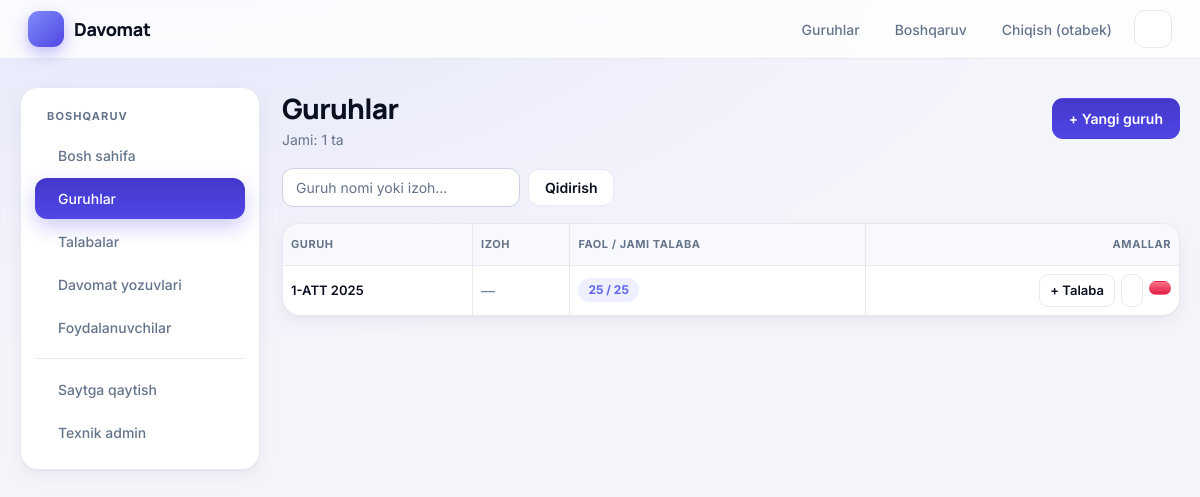
The page /panel/guruhlar/ (signed in) on the database its author committed.
### davomatapp/models.py (models this page shows, shortened)
class Group(models.Model):
    name = models.CharField("Guruh nomi", max_length=100, unique=True)
    description = models.CharField("Izoh", max_length=255, blank=True)
    created_at = models.DateTimeField("Yaratilgan", auto_now_add=True)
    class Meta:
        verbose_name = "Guruh"
        verbose_name_plural = "Guruhlar"
        ordering = ["name"]

### davomatapp/panel_views.py (the view)
# urls.py: path("guruhlar/", v.groups, name="panel_groups"),
@staff_required
def groups(request):
    q = request.GET.get("q", "").strip()
    qs = Group.objects.annotate(
        student_count=Count("students"),
        active_count=Count("students", filter=Q(students__is_active=True)),
    )
    if q:
        qs = qs.filter(Q(name__icontains=q) | Q(description__icontains=q))
    page, qs_params = _paginate(request, qs)
    return render(
        request,
        "davomatapp/panel/groups.html",
        {"section": "groups", "page": page, "qs": qs_params, "q": q},
    )

### davomatapp/panel_views.py (called while the page is built)
def staff_required(view):
    @login_required
    @wraps(view)
    def wrapper(request, *args, **kwargs):
        if not request.user.is_staff:
            raise PermissionDenied
        return view(request, *args, **kwargs)
    return wrapper

def _paginate(request, qs, per_page=PER_PAGE):
    page = Paginator(qs, per_page).get_page(request.GET.get("page"))
    params = request.GET.copy()
    params.pop("page", None)
    return page, params.urlencode()

### davomatapp/templates/davomatapp/panel/groups.html (shortened to what this page needs)
{% extends "davomatapp/panel/base.html" %}
{% block panel %}
<div class="page-head">
  <div><h1>Guruhlar</h1><div class="muted">Jami: {{ page.paginator.count }} ta</div></div>
  <a class="btn" href="{% url 'panel_group_add' %}">+ Yangi guruh</a>
</div>
<form method="get" class="filters">
  <input type="text" name="q" value="{{ q }}" placeholder="Guruh nomi yoki izoh…">
  <button class="btn secondary" type="submit">Qidirish</button>
</form>
<div class="card table-wrap" style="padding:0">
  <table class="data">
    <thead><tr><th>Guruh</th><th>Izoh</th><th>Faol / jami talaba</th><th class="right">Amallar</th></tr></thead>
    <tbody>
      {% for g in page %}
        <tr>
          <td><a class="plain" href="{% url 'group_detail' g.pk %}">{{ g.name }}</a></td>
          <td class="muted">{{ g.description|default:"—" }}</td>
          <td><span class="tag blue">{{ g.active_count }} / {{ g.student_count }}</span></td>
          <td class="right">
            <div class="row-actions">
              <a class="btn secondary sm" href="{% url 'panel_student_add' %}?guruh={{ g.pk }}">+ Talaba</a>
              <a class="btn secondary sm" href="{% url 'panel_group_edit' g.pk %}"><iconify-icon icon="solar:pen-2-bold-duotone"></iconify-icon></a>
              <form method="post" action="{% url 'panel_group_delete' g.pk %}"
                    onsubmit="return confirm('Guruh, undagi talabalar va davomat yozuvlari o\'chiriladi. Davom etasizmi?')">
                {% csrf_token %}<button class="btn danger sm" type="submit"><iconify-icon icon="solar:trash-bin-trash-bold-duotone"></iconify-icon></button>
              </form>
            </div>
          </td>
        </tr>
      {% empty %}
        <tr><td colspan="4" style="padding:24px">Guruh topilmadi.</td></tr>
      {% endfor %}
    </tbody>
  </table>
</div>
{% endblock %}

### davomatapp/templates/davomatapp/base.html (shortened to what this page needs)
<!DOCTYPE html>
<html lang="uz" data-theme="light">
<head>
</head>
<body>
<header>
  <a class="brand" href="{% url 'group_list' %}">
    <span class="brand-logo"><iconify-icon icon="solar:checklist-minimalistic-bold-duotone"></iconify-icon></span>
    <span>Davomat</span>
  </a>
  <nav>
    {% if user.is_authenticated %}
      <a href="{% url 'group_list' %}"><iconify-icon icon="solar:users-group-rounded-bold-duotone"></iconify-icon><span>Guruhlar</span></a>
      {% if user.is_staff %}
        <a href="{% url 'panel_dashboard' %}"><iconify-icon icon="solar:widget-5-bold-duotone"></iconify-icon><span>Boshqaruv</span></a>
      {% endif %}
      <a href="{% url 'logout' %}" onclick="event.preventDefault(); document.getElementById('lo').submit();">
        <iconify-icon icon="solar:logout-2-bold-duotone"></iconify-icon><span>Chiqish ({{ user.username }})</span>
      </a>
    {% endif %}
    <button type="button" class="icon-btn" id="theme-toggle" aria-label="Kun va tun rejimi" title="Kun / tun">
    </button>
  </nav>
</header>
<main>
  {% block content %}{% endblock %}
</main>
</body>
</html>

### davomatapp/templates/davomatapp/base.html (style rules this page uses)
:root { --bg:#f4f5fb; --surface:#ffffff; --surface-2:#f8f9fd; --text:#0b1020; --muted:#64748b; --line:#e6e9f2; --line-strong:#cbd2e1; --glow:rgba(99,102,241,.10); --primary:#6366f1; --primary-soft:#eef0ff; --btn:#4f46e5; --btn-hover:#4338ca; --green:#16a34a; --green-bg:#dcfce7; --red:#e11d48; --red-bg:#ffe4e6; --amber:#d97706; --amber-bg:#fef3c7; --header-bg:rgba(255,255,255,.78); --radius:18px; --shadow:0 1px 2px rgba(15,23,42,.04), 0 6px 20px rgba(15,23,42,.05); --shadow-lg:0 12px 36px rgba(15,23,42,.12); color-scheme: light; }
* { box-sizing:border-box; }
html { scroll-behavior:smooth; }
body { margin:0; font-family:Inter,system-ui,-apple-system,"Segoe UI",Roboto,sans-serif; color:var(--text); background:radial-gradient(900px 420px at 12% -8%, var(--glow), transparent), var(--bg); background-attachment:fixed; line-height:1.5; -webkit-font-smoothing:antialiased; transition:background-color .25s, color .25s; }
a { color:var(--primary); }
h1, h2, h3, .brand { font-family:Manrope,Inter,sans-serif; }
header { position:sticky; top:0; z-index:30; background:var(--header-bg); backdrop-filter:blur(14px); border-bottom:1px solid var(--line); padding:10px 28px; display:flex; justify-content:space-between; align-items:center; gap:12px; }
header a { text-decoration:none; }
.brand { display:flex; align-items:center; gap:10px; font-weight:800; font-size:18px; color:var(--text); letter-spacing:-.02em; }
.brand-logo { width:36px; height:36px; border-radius:11px; display:grid; place-items:center; color:#fff; font-size:21px; background:linear-gradient(135deg,#818cf8,#4f46e5); box-shadow:0 6px 16px rgba(79,70,229,.35); }
header nav { display:flex; gap:4px; align-items:center; }
header nav > a { display:inline-flex; align-items:center; gap:7px; color:var(--muted); font-size:14px; font-weight:500; padding:8px 12px; border-radius:11px; transition:.15s; }
.icon-btn { width:38px; height:38px; display:grid; place-items:center; border-radius:11px; cursor:pointer; background:var(--surface); border:1px solid var(--line); color:var(--text); font-size:19px; margin-left:6px; transition:.15s; }
main { max-width:1280px; margin:28px auto; padding:0 20px; }
.card { background:var(--surface); border:1px solid var(--line); border-radius:var(--radius); padding:22px; margin-bottom:20px; box-shadow:var(--shadow); transition:background-color .25s, border-color .25s; }
h1 { margin:0 0 4px; font-size:28px; font-weight:800; letter-spacing:-.025em; }
.muted { color:var(--muted); font-size:14px; }
.btn { display:inline-flex; align-items:center; gap:7px; padding:9px 16px; border-radius:11px; border:1px solid transparent; background:linear-gradient(180deg,var(--btn-hover),var(--btn)); color:#fff; text-decoration:none; font-size:14px; font-weight:600; cursor:pointer; transition:.15s; font-family:inherit; }
.btn.secondary { background:var(--surface); color:var(--text); border-color:var(--line); }
.btn.danger { background:linear-gradient(180deg,#fb7185,#e11d48); }
.btn.sm { padding:6px 10px; font-size:13px; border-radius:9px; }
.table-wrap { overflow-x:auto; padding:0; }
table { border-collapse:separate; border-spacing:0; width:100%; font-size:13px; }
th, td { border-bottom:1px solid var(--line); border-right:1px solid var(--line); padding:8px 8px; text-align:center; white-space:nowrap; }
th:last-child, td:last-child { border-right:0; }
thead th { background:var(--surface-2); color:var(--muted); font-size:11px; font-weight:700; text-transform:uppercase; letter-spacing:.05em; padding:12px 8px; }
tbody tr:last-child td { border-bottom:0; }
thead th:first-child { text-align:left; position:sticky; left:0; z-index:3; }
input[type=text], input[type=date], input[type=password], input[type=month], input[type=file], input[type=number], textarea, select { padding:10px 13px; border:1px solid var(--line-strong); border-radius:11px; font-size:14px; width:100%; max-width:420px; background:var(--surface); color:var(--text); font-family:inherit; transition:.15s; }
input::placeholder { color:var(--muted); }

### rows shown on the page
Group: name "1-ATT 2025", description "—", active_count "25", student_count "25"

### other values the page prints
{{ user.username }} "otabek"
{{ page.paginator.count }} "1"
